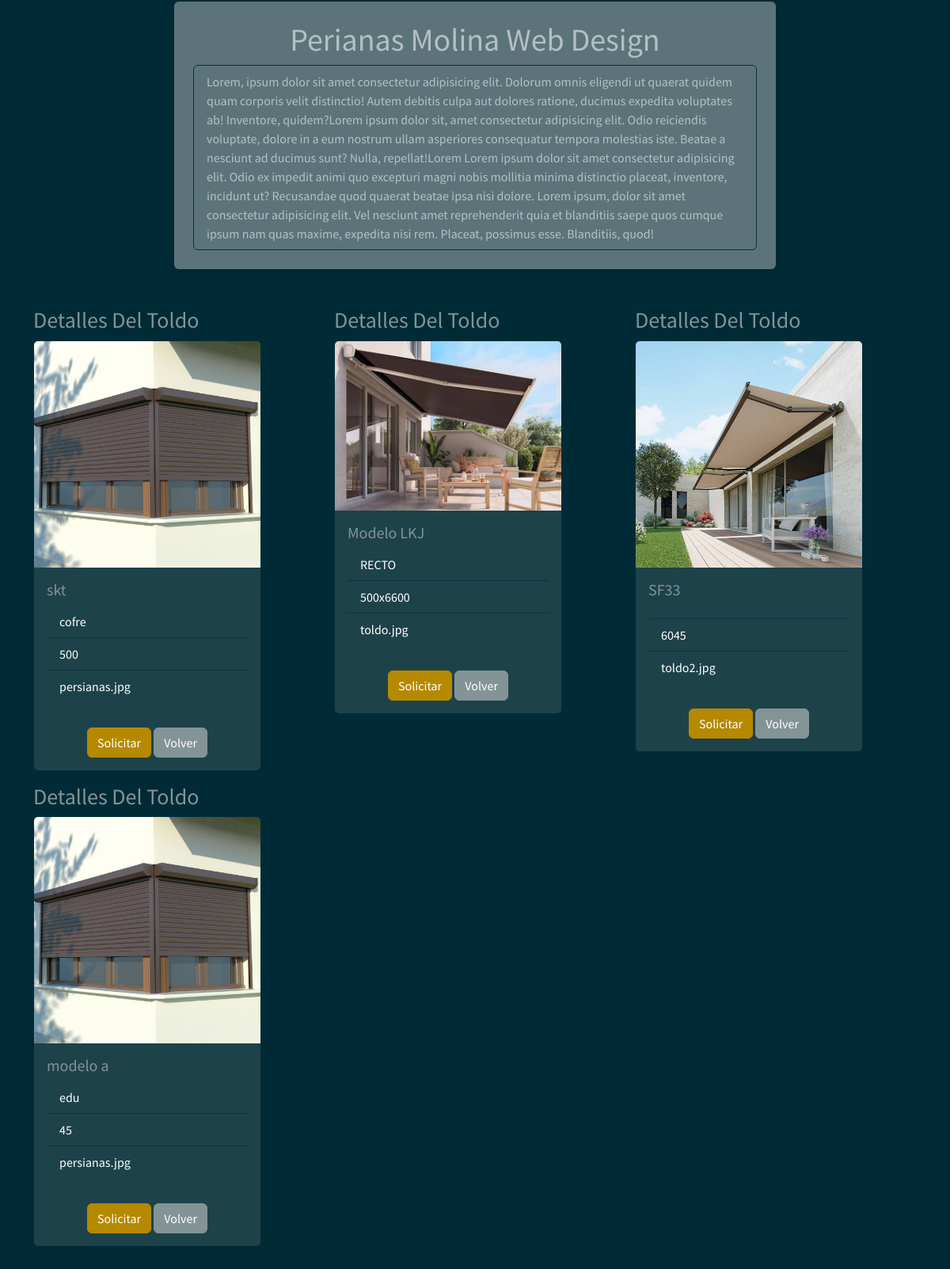
/toldo_user (signed in, lower part), run on an earlier commit of the app's database.
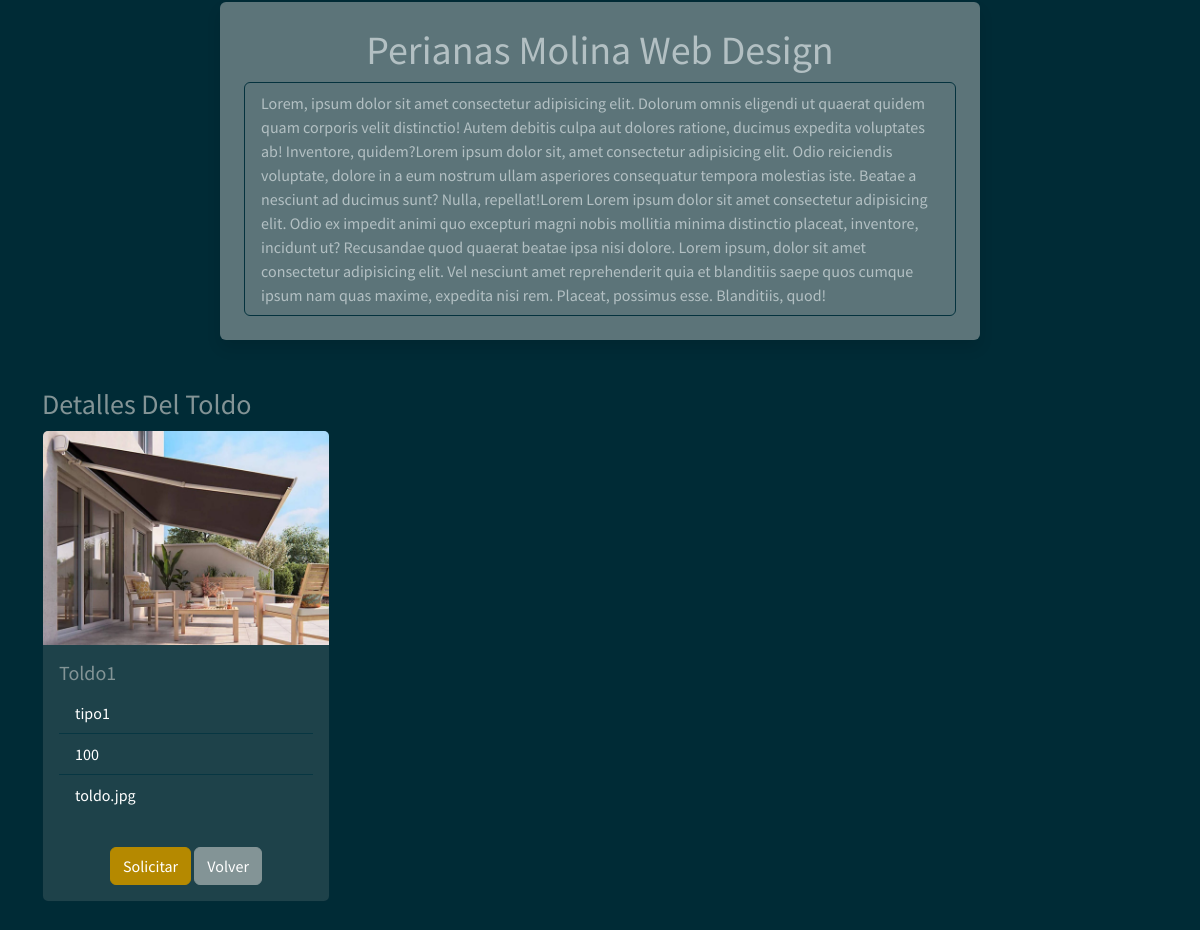
And on a later commit of the database.
### myapp/models.py (models this page shows)
    class Toldo(db.Model):
        __tablename__ = "Toldo"  # Nombre de la tabla que se crea
        Toldo_id = db.Column("toldo_id", db.Integer, Sequence(
            'toldo_id_seq'),  primary_key=True)
        Modelo = db.Column(db.String(20))
        Tipo = db.Column(db.String(30))
        Dimensiones = db.Column(db.String(30))
        Imagen = db.Column(db.String(30))

### myapp/views.py (the view)
    @app.route("/toldo_user", methods=["GET", "POST"])
    def toldo_user():
        list_toldo = db_access["list_toldos"]
        toldos = list_toldo()
        usuario = session['usuario']
        usu = usuario
        return render_template("user/toldos_user.html", toldos=toldos, usu=usu)

### myapp/templates/user/toldos_user.html (shortened to what this page needs)
<!DOCTYPE html>
<html>
<head>
    <link href="https://cdn.jsdelivr.net/npm/bootstrap@5.1.3/dist/css/bootstrap.min.css" rel="stylesheet"
>
    <link rel="stylesheet" href="../static/style/bootstrap.min(8).css">
    <link href="https://cdnjs.cloudflare.com/ajax/libs/font-awesome/4.0.3/css/font-awesome.css" rel="stylesheet">
</head>
<body>
    {% include 'includes/navbar_user.html' %}
    <section class="pt-5 pb-5">
        <div class="container">
            <div class="row justify-content-center mt-5">
                <div class="col-8 bg-secondary p-4 rounded shadow text-white" style="opacity: 0.7;">
                    <h1 class=" row justify-content-center ">Perianas Molina Web Design</h1>
                    <ul class="list-group">
                        <li class="list-group-item">Lorem, ipsum dolor sit amet consectetur adipisicing elit. Dolorum
                            omnis
                            eligendi ut quaerat quidem quam corporis velit distinctio! Autem debitis culpa aut dolores
                            ratione, ducimus expedita voluptates ab! Inventore, quidem?Lorem ipsum dolor sit, amet
                            consectetur adipisicing elit. Odio reiciendis voluptate, dolore in a eum nostrum ullam
                            asperiores consequatur tempora molestias iste. Beatae a nesciunt ad ducimus sunt? Nulla,
                            repellat!Lorem Lorem ipsum dolor sit amet consectetur adipisicing elit. Odio ex impedit
                            animi
                            quo excepturi magni nobis mollitia minima distinctio placeat, inventore, incidunt ut?
                            Recusandae
                            quod quaerat beatae ipsa nisi dolore. Lorem ipsum, dolor sit amet consectetur adipisicing
                            elit.
                            Vel nesciunt amet reprehenderit quia et blanditiis saepe quos cumque ipsum nam quas maxime,
                            expedita nisi rem. Placeat, possimus esse. Blanditiis, quod!</li>
                    </ul>
                </div>
            </div>
            <div class="row mt-5">
                {% for toldo in toldos %}
                <div class="col-4">
                    <p class="list-group">
                    <h3>Detalles Del Toldo</h3>
                    <div class="card" style="width: 18rem;">
                        <img src="../static/style/img/{{toldo.Imagen}}" class="card-img-top" alt="...">
                        <div class="card-body">
                            <h5 class="card-title">
                                {{toldo.Modelo}}
                            </h5>
                            <ul class="list-group list-group-flush">
                                <li class="list-group-item">
                                    {{toldo.Tipo}}
                                </li>
                                <li class="list-group-item">
                                    {{toldo.Dimensiones}}
                                </li>
                                <li class="list-group-item">
                                    {{toldo.Imagen}}
                                </li>
                            </ul>
                        </div>
                        <div class="card-body mx-auto">
                            <a class="btn btn-primary" href="/details_toldo/{{toldo.Toldo_id}}">Solicitar</a>
                            <a class="btn btn-secondary" href="#">Volver</a>
                        </div>
                    </div>
                    </p>
                </div>
                {% endfor %}
            </div>
        </div>
    </section>
</body>
</html>

What changed in the data, as far as the page shows it:
removed Toldo: Imagen (picture), Modelo "Modelo LKJ", Tipo "RECTO", Dimensiones "500x6600", Imagen "toldo.jpg"
removed Toldo: Imagen (picture), Modelo "SF33", Dimensiones "6045", Imagen "toldo2.jpg"
removed Toldo: Imagen (picture), Modelo "modelo a", Tipo "edu", Dimensiones "45", Imagen "persianas.jpg"
changed Toldo: Imagen: a different picture; Modelo "skt" → "Toldo1"; Tipo "cofre" → "tipo1"; Dimensiones "500" → "100"; Imagen "persianas.jpg" → "toldo.jpg"
